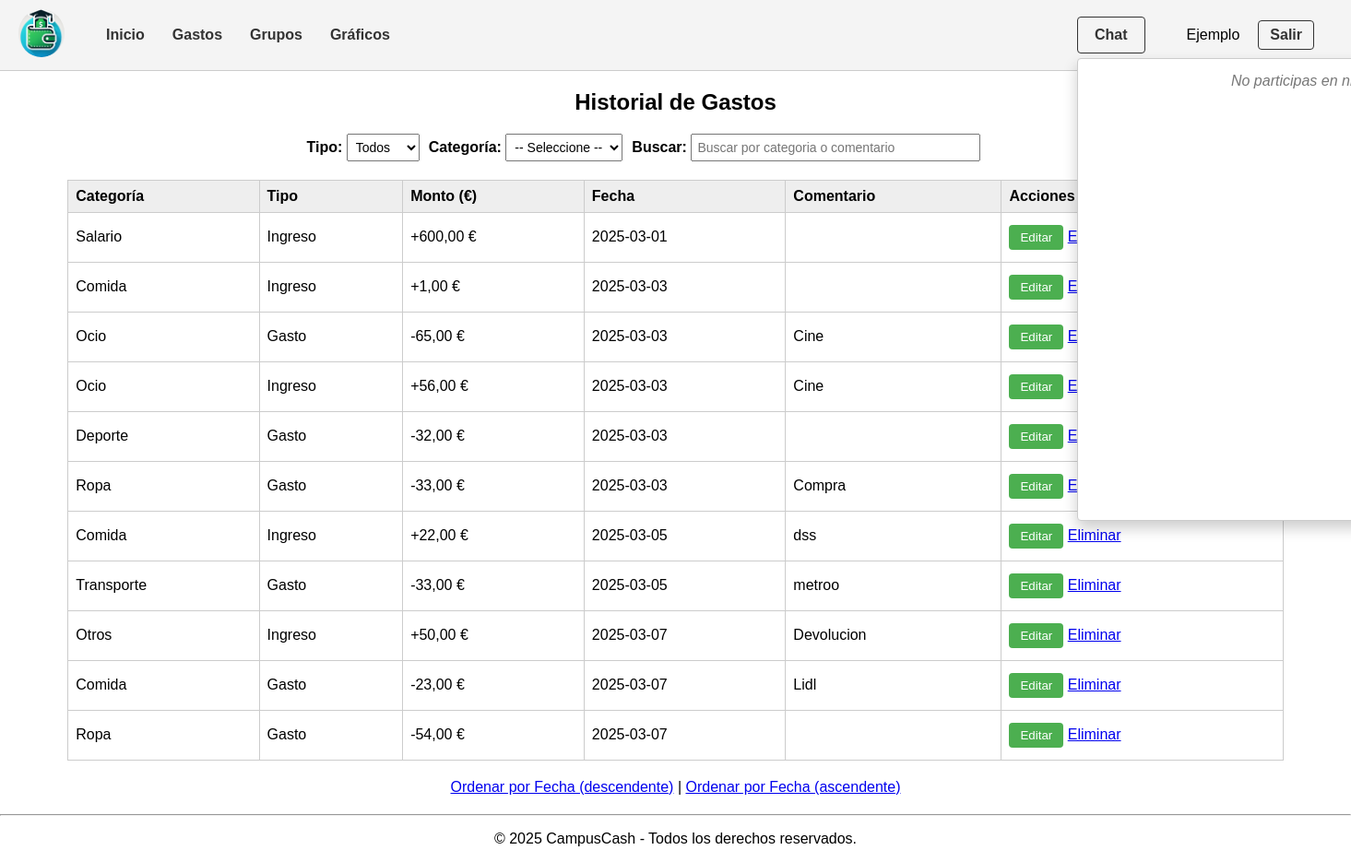
/historial_gastos.php?orden=fecha_asc (signed in), run on the app's committed database.
### tables this page shows
CREATE TABLE `gastos` (
  `id` int(11) NOT NULL,
  `usuario_id` int(11) NOT NULL,
  `tipo` enum('Ingreso','Gasto') NOT NULL,
  `categoria_id` int(11) NOT NULL,
  `monto` decimal(10,2) NOT NULL,
  `fecha` date NOT NULL,
  `comentario` text DEFAULT NULL
);

CREATE TABLE `categorias` (
  `id` int(11) NOT NULL,
  `nombre` varchar(50) NOT NULL,
  `usuario_id` int(11) NOT NULL
);

### includes/clases/Categorias.php (called while the page is built, shortened)
<?php
class Categorias {
    public static function getAll($usuario_id) {
        $conn = Aplicacion::getInstance()->getConexionBd();
        $sql = "SELECT id, nombre FROM categorias WHERE usuario_id = ? ORDER BY nombre ASC";
        $stmt = $conn->prepare($sql);
        $stmt->bind_param("i", $usuario_id);
        $stmt->execute();
        $result = $stmt->get_result();
        $categorias = [];
        while ($row = $result->fetch_assoc()) {
            $categorias[] = $row;
        }
        return $categorias;
    }
}
?>

### includes/clases/Gastos.php (called while the page is built, shortened)
<?php
class Gastos {
    private $conn;
    public function __construct($conn) {
        $this->conn = $conn;
    }
    public function getFilteredMovimientos($user_id, $tipoFilter, $categoriaFilter, $search, $orderBy, $limit) {
        $conditions = "g.usuario_id = ?";
        $params = [$user_id];
        $types = "i";
        $sql = "
            SELECT g.id, g.tipo, g.monto, g.fecha, g.comentario, c.nombre AS categoria
            FROM gastos g
            JOIN categorias c ON g.categoria_id = c.id
            WHERE $conditions
            ORDER BY g.fecha $orderBy, g.id $orderBy
            LIMIT ?
        ";
        $params[] = $limit;
        $types .= "i";
        $stmt = $this->conn->prepare($sql);
        $stmt->bind_param($types, ...$params);
        $stmt->execute();
        $result = $stmt->get_result();
        $movimientos = $result->fetch_all(MYSQLI_ASSOC);
        return $movimientos;
    }
}
?>

### includes/config.php (called while the page is built, shortened)
<?php
spl_autoload_register(function ($class) {
    $prefix = 'es\\ucm\\fdi\\aw\\';
    $base_dir = __DIR__ . DIRECTORY_SEPARATOR . 'clases' . DIRECTORY_SEPARATOR;
    $len = strlen($prefix);
    $relative_class = substr($class, $len);
    $file = $base_dir . str_replace('\\', DIRECTORY_SEPARATOR, $relative_class) . '.php';
});
?>

### historial_gastos.php (the view, shortened to what this page needs)
<?php
require_once 'includes/config.php';
$app = \es\ucm\fdi\aw\Aplicacion::getInstance();
$conn = $app->getConexionBd();
$user_id = $_SESSION['user_id'];
$gastos = new Gastos($conn);
$categorias = new Categorias($conn);
$tipoFilter = isset($_GET['tipo']) ? $_GET['tipo'] : '';
$categoriaFilter = isset($_GET['categoria']) ? $_GET['categoria'] : '';
$search = isset($_GET['search']) ? $_GET['search'] : '';
$orden = isset($_GET['orden']) ? $_GET['orden'] : 'fecha_desc';
$orderBy = ($orden === 'fecha_asc') ? "ASC" : "DESC";
$limit = 50;
$result = $gastos->getFilteredMovimientos($user_id, $tipoFilter, $categoriaFilter, $search, $orderBy, $limit);
$resCategorias = $categorias->getAll($user_id);
?>
<h2 style="text-align:center;">Historial de Gastos</h2>
<form method="GET" id="filtrosForm" class="filtros">
  <div>
    <label for="tipo">Tipo:</label>
    <select name="tipo" id="tipo" onchange="this.form.submit()">
      <option value="">Todos</option>
    </select>
  </div>
  <div>
    <label for="categoria">Categoría:</label>
    <select name="categoria" id="categoria" onchange="this.form.submit()">
      <option value="">-- Seleccione --</option>
    </select>
  </div>
  <div>
    <label for="search">Buscar:</label>
    <input type="text" name="search" id="search" placeholder="Buscar por categoria o comentario" style="width:300px;
         value=" <?php echo htmlspecialchars($search); ?>" onkeyup="debounceSearch()">
  </div>
</form>
<table class="tabla-gastos">
  <tr>
    <th>Categoría</th>
    <th>Tipo</th>
    <th>Monto (€)</th>
    <th>Fecha</th>
    <th>Comentario</th>
    <th>Acciones</th>
  </tr>
  <?php foreach ($result as $row): ?>
    <?php
    $simbolo = ($row['tipo'] === 'Gasto') ? '-' : '+';
    $montoFormateado = number_format($row['monto'], 2, ',', '.');
    ?>
    <tr>
      <td><?php echo htmlspecialchars($row['categoria']); ?></td>
      <td><?php echo htmlspecialchars($row['tipo']); ?></td>
      <td><?php echo $simbolo . $montoFormateado; ?> €</td>
      <td><?php echo htmlspecialchars($row['fecha']); ?></td>
      <td><?php echo htmlspecialchars($row['comentario']); ?></td>
      <td>
        <button class="btn-edit" data-id="<?php echo $row['id']; ?>"
                data-tipo="<?php echo htmlspecialchars($row['tipo']); ?>"
                data-monto="<?php echo $row['monto']; ?>"
                data-fecha="<?php echo $row['fecha']; ?>"
                data-comentario="<?php echo htmlspecialchars($row['comentario']); ?>"
                onclick="openEditModal(this)">
          Editar
        </button>
        <a href="eliminar_gasto.php?id=<?php echo $row['id']; ?>"
          onclick="return confirm('¿Está seguro de eliminar este registro?');">Eliminar</a>
      </td>
    </tr>
  <?php endforeach; ?>
</table>
<div style="text-align:center; margin:20px;">
  <a href="historial_gastos.php?orden=fecha_desc">Ordenar por Fecha (descendente)</a> |
  <a href="historial_gastos.php?orden=fecha_asc">Ordenar por Fecha (ascendente)</a>
</div>
<?php
require_once RAIZ_APP . '/vistas/plantilla/plantilla.php';
?>

### css/style.css (style rules this page uses)
body { font-family: Arial, sans-serif; margin: 0; padding: 0; }
button { background-color: #4CAF50; color: white; border: none; padding: 6px 12px; margin: 5px 0; cursor: pointer; border-radius: 4px; }
.tabla-gastos { width: 80%; margin: 20px auto; border-collapse: collapse; }
.tabla-gastos th, .tabla-gastos td { border: 1px solid #ccc; padding: 8px; text-align: left; }
.tabla-gastos th { background-color: #eee; }
.filtros { margin: 20px auto; max-width: 800px; display: flex; flex-wrap: wrap; gap: 10px; align-items: flex-end; }
.filtros label { font-weight: bold; }
.filtros input, .filtros select { padding: 5px; font-size: 14px; }
.tabla-gastos { width: 90%; margin: 20px auto; border-collapse: collapse; }
form { width: 100%; }
main a { transition: background-color 0.3s ease, box-shadow 0.3s ease; }

### data on the page
gastos: categoria.nombre "Salario", tipo "Ingreso", tipo "+", monto "600,00", fecha "2025-03-01"
gastos: categoria.nombre "Comida", tipo "Ingreso", tipo "+", monto "1,00", fecha "2025-03-03"
gastos: categoria.nombre "Ocio", tipo "Gasto", tipo "-", monto "65,00", fecha "2025-03-03", comentario "Cine"
gastos: categoria.nombre "Ocio", tipo "Ingreso", tipo "+", monto "56,00", fecha "2025-03-03", comentario "Cine"
gastos: categoria.nombre "Deporte", tipo "Gasto", tipo "-", monto "32,00", fecha "2025-03-03"
gastos: categoria.nombre "Ropa", tipo "Gasto", tipo "-", monto "33,00", fecha "2025-03-03", comentario "Compra"
gastos: categoria.nombre "Comida", tipo "Ingreso", tipo "+", monto "22,00", fecha "2025-03-05", comentario "dss"
gastos: categoria.nombre "Transporte", tipo "Gasto", tipo "-", monto "33,00", fecha "2025-03-05", comentario "metroo"
gastos: categoria.nombre "Otros", tipo "Ingreso", tipo "+", monto "50,00", fecha "2025-03-07", comentario "Devolucion"
gastos: categoria.nombre "Comida", tipo "Gasto", tipo "-", monto "23,00", fecha "2025-03-07", comentario "Lidl"
gastos: categoria.nombre "Ropa", tipo "Gasto", tipo "-", monto "54,00", fecha "2025-03-07"

### other printed values
$_SESSION['user_name'] "Ejemplo"
